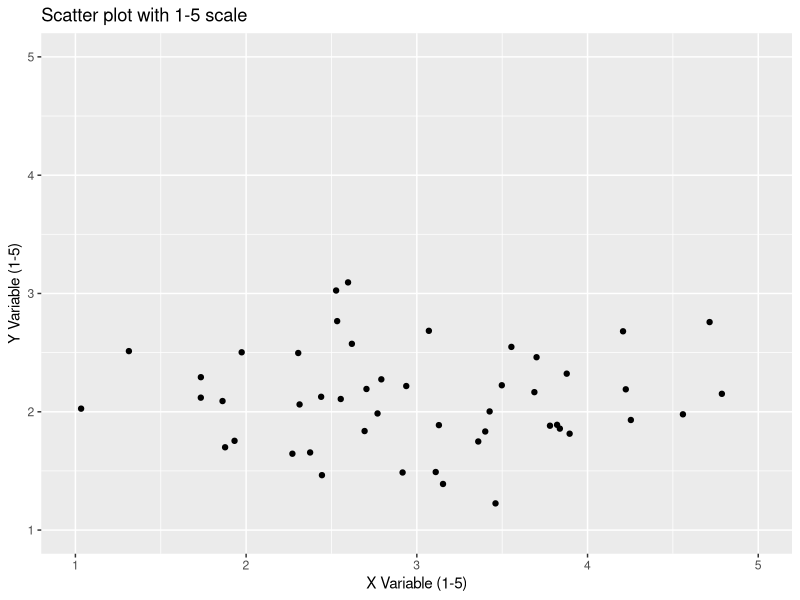

Write the R code that produced this figure. (Note: this script raises an error after producing the figure.)
# install library
# chatgpt code example
install.packages("farver")
library(ggplot2)
# create example data

set.seed(123)
df <- data.frame(x = rnorm(50, 3, 1), y = rnorm(50, 2, 0.5))

ggplot(df, aes(x = x, y = y)) +
  geom_point() +
  scale_x_continuous(limits = c(1, 5), breaks = seq(1, 5, 1)) +
  scale_y_continuous(limits = c(1, 5), breaks = seq(1, 5, 1)) +
  labs(title = "Scatter plot with 1-5 scale", x = "X Variable (1-5)", y = "Y Variable (1-5)")

### ggplot2 example

library(ggplot2)
df
# excise 2.2
#data(package = "ggplot2")

# excise 2.3
print (mpg["cty"])
df$cty

df$cty_10km_city <- 235.215 / mpg$cty
df$hwy_10km_high <- 235.215 / mpg$hwy

head(df)

#excise 2.4

table(df$manufacturer)
